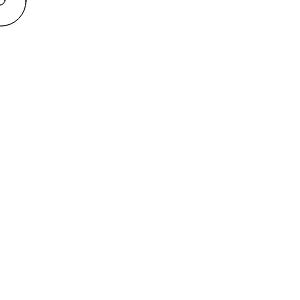
Frame 1 (no input)
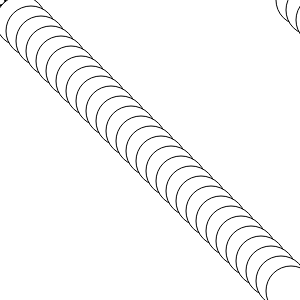
Frame 60 (no input)
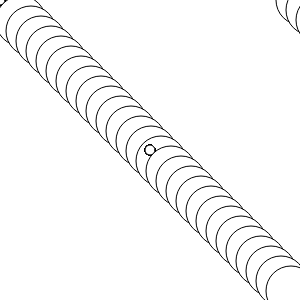
Frame 120 (the mouse pressed at the canvas centre since frame 60)

The p5.js sketch that drew these frames (run headless with seeded random() and noise() and a simulated clock; from frame 60 on, the mouse is pressed at the canvas centre):

// p5.js sketch
// ── sketch.js
var xPos =1;
var yPos =1;
function setup() {
  createCanvas(300, 300);
}

function draw() {
  //background(220);
  ellipse(xPos,yPos,50,50);
  xPos=xPos+10;
  yPos=yPos+10;
  if(yPos>=height){
    yPos=0;
  }
  ellipse(mouseX,mouseY,10,10);
}
